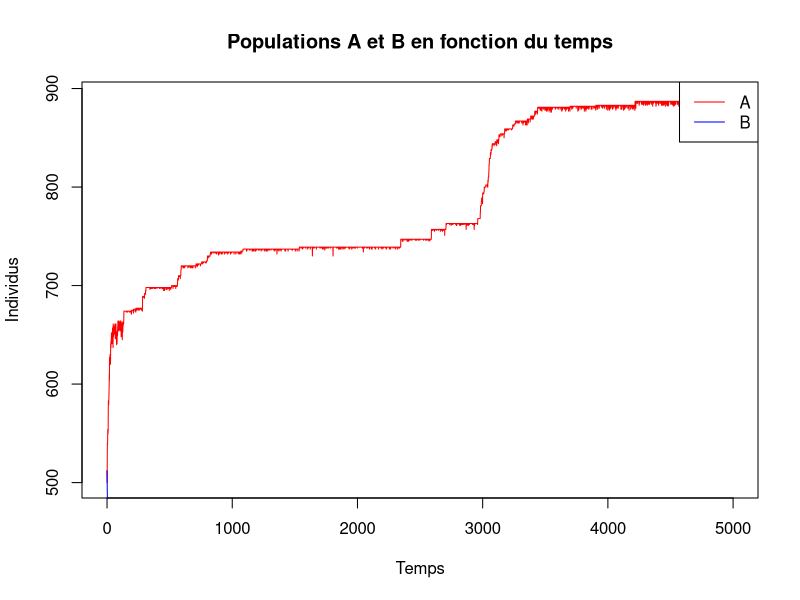

Recreate this plot in R.
d <- read.table("./csv/chr/30_300_pm02.csv",sep=";",dec=".")

names(d)[names(d)=="V1"] <- "T"
names(d)[names(d)=="V2"] <- "popB"
names(d)[names(d)=="V3"] <- "popA"

plot(d$popA~d$T,col='red',
     main='Populations A et B en fonction du temps',
     xlab='Temps',ylab='Individus',type='l')
lines(d$popB~d$T,col='blue',type='l')
legend('topright',col=c('red','blue'),legend=c('A','B'),lty=c(1,1))

